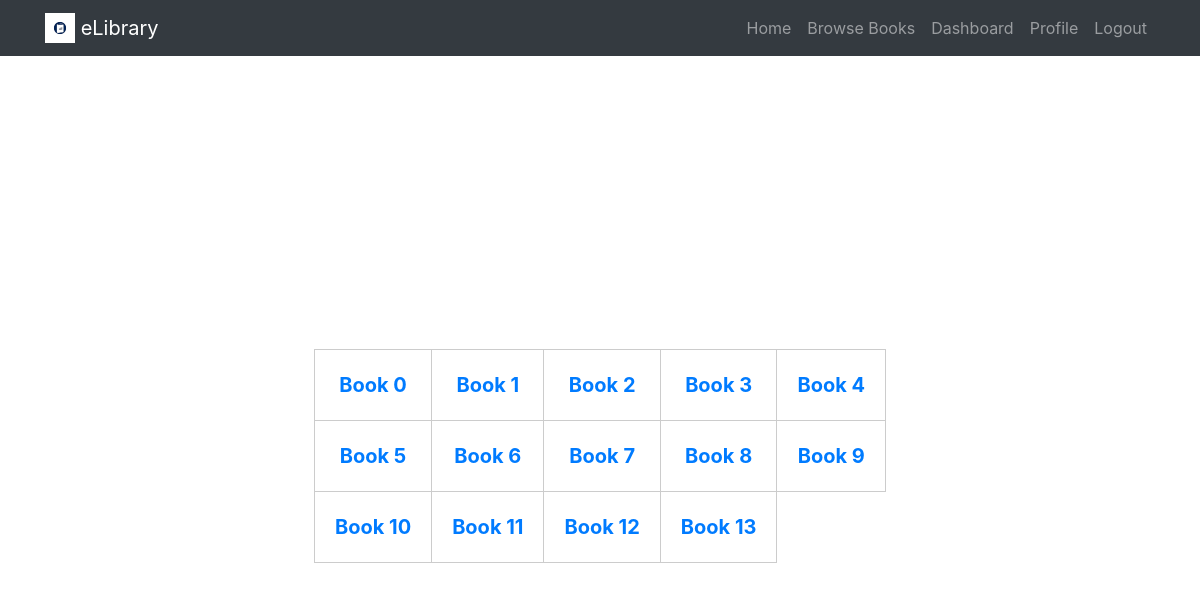
The app's page /eLibrary/home/ with its own data.
### eLibrary/models.py (models this page shows, shortened)
class Book(models.Model):
    title = models.CharField(max_length=100)
    author = models.CharField(max_length=100, default="Unknown")
    isbn = models.CharField(max_length=20, default="N/A")
    genre = models.CharField(max_length=50, default="Unknown")
    publish_date = models.DateField()

### eLibrary/views.py (the view)
# urls.py: path('home/', views.home, name='home'),
def home(request):
    books = Book.objects.all()
    return render(request, 'eLibrary/home.html', {
        'books': books,
    })

### eLibrary/templates/eLibrary/home.html
{% extends 'eLibrary/layout.html' %}
{% block body %}
<div class="table-container">
    <table class="item-table">
        <tbody>
            {% for book in books %}
                {% if forloop.counter0|divisibleby:5 %}
                    <tr>
                {% endif %}
                <td><a href="{% url 'eLibrary:book_view' book.title %}">{{ book.title }}</a></td>
                {% if forloop.counter|divisibleby:5 or forloop.last %}
                    </tr>
                {% endif %}
            {% endfor %}
        </tbody>
    </table>
</div>
{% endblock %}

### eLibrary/static/eLibrary/style.css (style rules this page uses)
.table-container { display: flex; justify-content: center; align-items: center; height: 100vh; }
.item-table { border-collapse: collapse; margin: 0 auto; }
.item-table td { font-weight: bold; font-size: 20px; padding: 20px; border: 1px solid #ccc; text-align: center; }

### records on screen
Book: title "Book 0"
Book: title "Book 1"
Book: title "Book 2"
Book: title "Book 3"
Book: title "Book 4"
Book: title "Book 5"
Book: title "Book 6"
Book: title "Book 7"
Book: title "Book 8"
Book: title "Book 9"
Book: title "Book 10"
Book: title "Book 11"
Book: title "Book 12"
Book: title "Book 13"
